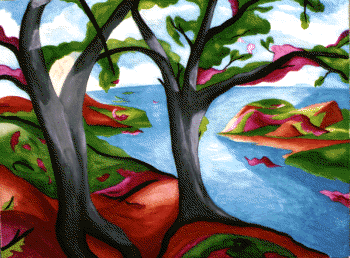
#> input picture AI_HW3/trees.jpg, 350 x 258 px
$ python plot_color_quantization.py
#> lines starting #> are read from the running program, lines starting #| are printed output that depends on the picture
# -*- coding: utf-8 -*-
"""
==================================
Color Quantization using K-Means
==================================

Performs a pixel-wise Vector Quantization (VQ) of an image of the summer palace
(China), reducing the number of colors required to show the image from 96,615
unique colors to 64, while preserving the overall appearance quality.

In this example, pixels are represented in a 3D-space and K-means is used to
find 64 color clusters. In the image processing literature, the codebook
obtained from K-means (the cluster centers) is called the color palette. Using
a single byte, up to 256 colors can be addressed, whereas an RGB encoding
requires 3 bytes per pixel. The GIF file format, for example, uses such a
palette.

For comparison, a quantized image using a random codebook (colors picked up
randomly) is also shown.
"""
# Authors: Robert Layton <robertlayton@gmail.com>
#          Olivier Grisel <olivier.grisel@ensta.org>
#          Mathieu Blondel <mathieu@mblondel.org>
#
# License: BSD 3 clause

print(__doc__)
import numpy as np
import matplotlib.pyplot as plt
from sklearn.cluster import KMeans
from sklearn.metrics import pairwise_distances_argmin
from sklearn.datasets import load_sample_image
from sklearn.utils import shuffle
from time import time
from PIL import Image

n_colors = 64

# Load the Summer Palace photo
# china = load_sample_image("trees.jpg")
china = Image.open("trees.jpg")
#> china is the input picture: PIL image 350x258 P; mean R, G, B 107.6, 108.3, 101.2
# Convert to floats instead of the default 8 bits integer coding. Dividing by
# 255 is important so that plt.imshow behaves works well on float data (need to
# be in the range [0-1])
china = np.array(china, dtype=np.float64) / 255
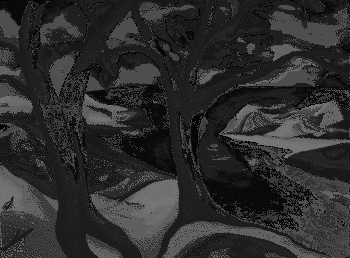
#> china: shape (258, 350) float64; min 0, max 0.478, mean 0.178

# Load Image and transform to a 2D numpy array.
#> (the run stopped early here; a loop or call above may not have finished)
